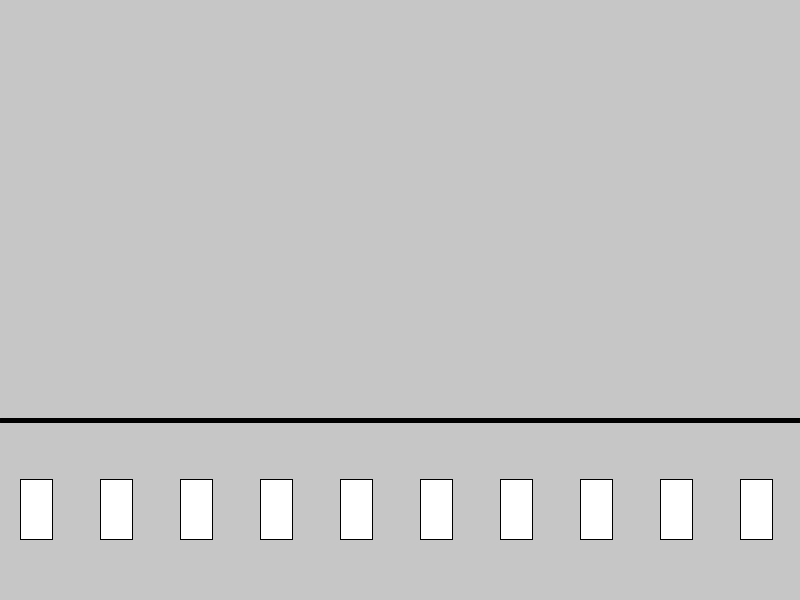
Frame 1 (no input)
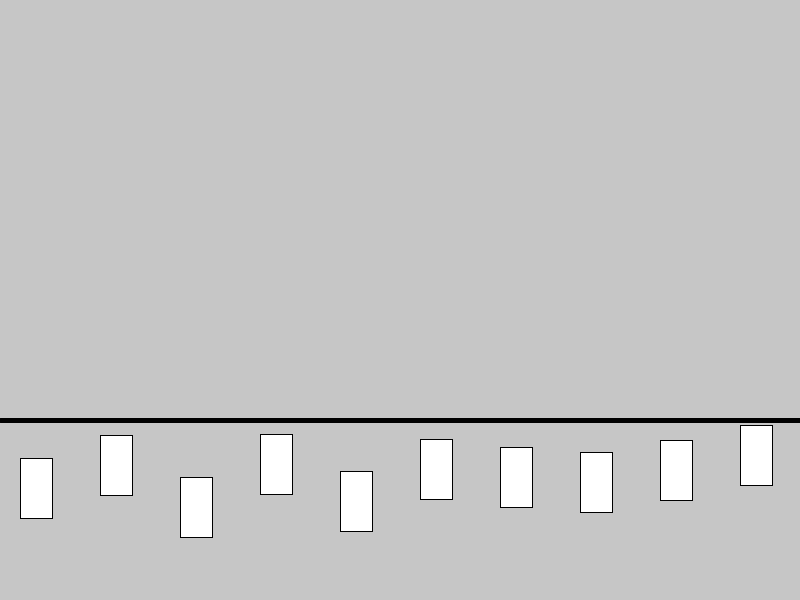
Frame 60 (the mouse pressed at the canvas centre just before this capture)
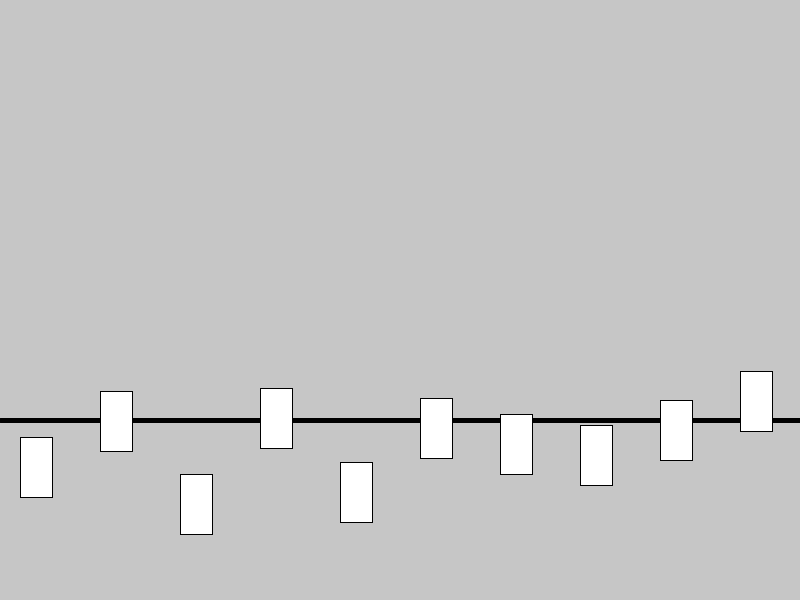
Frame 120 (the mouse held since frame 60 and released just before this capture)

The Processing sketch that drew these frames (run headless with seeded random() and noise(); from frame 60 on, the mouse is pressed at the canvas centre):

// Processing sketch: robots
// ── robots.pde
Movil [] robots;
int cant = 10;

void setup() {
  size(800, 600);
  robots = new Movil[cant];
  float sep = width/float(cant);
  for (int i = 0; i<cant; i++) {
    float posX = (i * sep) + (sep/4);
    robots[i] = new Movil(posX, height*0.8);
  }
}

void draw() {
  background(#C6C6C6);
  
  strokeWeight(5);
  line(0, height*0.7, width, height*0.7);
  strokeWeight(1);
  
  for (int i = 0; i<cant; i++) {
    robots[i].mover();
    robots[i].mostrar();
  }
}

// ── class.pde
class Movil {
  PVector pos, vel;
  int r = 40;

  Movil(float x, float y) {
    pos = new PVector(x, y);
    vel = new PVector(0, random(-1,0));
  }

  void mover() {
    pos.add(vel);
    contener();
  }

  void mostrar() {
    rect(pos.x, pos.y, width/25, height/10);
  }

  void contener() {
    if (pos.x < 0 || pos.x > width) {
      pos.sub(vel);
      vel.x = vel.x * (-1);
    }
    if (pos.y < 0 || pos.y > height) {
      pos.sub(vel);
      vel.y = vel.y * 0;
    }
  }
}
